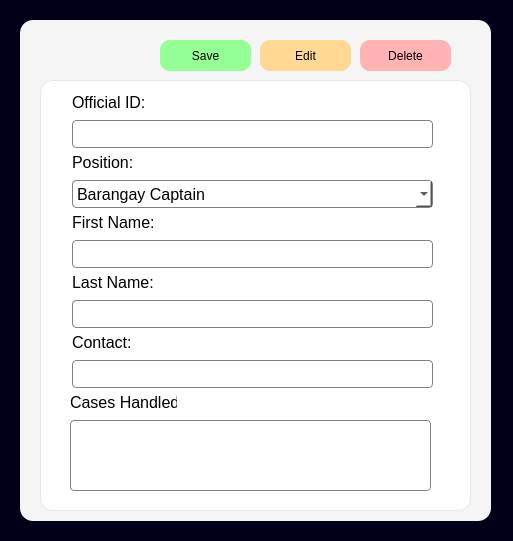
<?xml version="1.0" encoding="UTF-8"?>
<ui version="4.0">
 <class>infoOfficialDialog</class>
 <widget class="QDialog" name="infoOfficialDialog">
  <property name="geometry">
   <rect>
    <x>0</x>
    <y>0</y>
    <width>513</width>
    <height>541</height>
   </rect>
  </property>
  <property name="windowTitle">
   <string>Official Information</string>
  </property>
  <property name="styleSheet">
   <string notr="true">background-color: rgb(0, 0, 25);</string>
  </property>
  <widget class="QFrame" name="frame">
   <property name="geometry">
    <rect>
     <x>20</x>
     <y>20</y>
     <width>471</width>
     <height>501</height>
    </rect>
   </property>
   <property name="styleSheet">
    <string notr="true">background-color: rgb(245, 245, 245);
border-radius: 13px;</string>
   </property>
   <property name="frameShape">
    <enum>QFrame::StyledPanel</enum>
   </property>
   <property name="frameShadow">
    <enum>QFrame::Raised</enum>
   </property>
   <widget class="QFrame" name="frame_2">
    <property name="geometry">
     <rect>
      <x>20</x>
      <y>60</y>
      <width>431</width>
      <height>431</height>
     </rect>
    </property>
    <property name="styleSheet">
     <string notr="true">background-color: white;
border: 1px solid rgb(230, 230, 230);
border-radius: 13px;</string>
    </property>
    <property name="frameShape">
     <enum>QFrame::StyledPanel</enum>
    </property>
    <property name="frameShadow">
     <enum>QFrame::Raised</enum>
    </property>
    <widget class="QLabel" name="label_resident_id">
     <property name="geometry">
      <rect>
       <x>32</x>
       <y>10</y>
       <width>95</width>
       <height>24</height>
      </rect>
     </property>
     <property name="font">
      <font>
       <pointsize>12</pointsize>
      </font>
     </property>
     <property name="styleSheet">
      <string notr="true">border: 0px</string>
     </property>
     <property name="text">
      <string>Official ID:</string>
     </property>
    </widget>
    <widget class="QLineEdit" name="infoofficial_officialID_input">
     <property name="geometry">
      <rect>
       <x>32</x>
       <y>40</y>
       <width>361</width>
       <height>28</height>
      </rect>
     </property>
     <property name="font">
      <font>
       <pointsize>12</pointsize>
      </font>
     </property>
     <property name="styleSheet">
      <string notr="true">background-color: white;
border: 1px solid grey;
border-radius: 4px;</string>
     </property>
    </widget>
    <widget class="QLabel" name="label_first_name_2">
     <property name="geometry">
      <rect>
       <x>32</x>
       <y>130</y>
       <width>103</width>
       <height>24</height>
      </rect>
     </property>
     <property name="font">
      <font>
       <pointsize>12</pointsize>
      </font>
     </property>
     <property name="styleSheet">
      <string notr="true">border: 0px</string>
     </property>
     <property name="text">
      <string>First Name:</string>
     </property>
    </widget>
    <widget class="QLineEdit" name="infoofficial_firstname_input">
     <property name="geometry">
      <rect>
       <x>32</x>
       <y>160</y>
       <width>361</width>
       <height>28</height>
      </rect>
     </property>
     <property name="font">
      <font>
       <pointsize>12</pointsize>
      </font>
     </property>
     <property name="styleSheet">
      <string notr="true">background-color: white;
border: 1px solid grey;
border-radius: 4px;</string>
     </property>
    </widget>
    <widget class="QLabel" name="label_last_name">
     <property name="geometry">
      <rect>
       <x>32</x>
       <y>190</y>
       <width>102</width>
       <height>24</height>
      </rect>
     </property>
     <property name="font">
      <font>
       <pointsize>12</pointsize>
      </font>
     </property>
     <property name="styleSheet">
      <string notr="true">border: 0px</string>
     </property>
     <property name="text">
      <string>Last Name:</string>
     </property>
    </widget>
    <widget class="QLineEdit" name="infoofficial_lastname_input">
     <property name="geometry">
      <rect>
       <x>32</x>
       <y>220</y>
       <width>361</width>
       <height>28</height>
      </rect>
     </property>
     <property name="font">
      <font>
       <pointsize>12</pointsize>
      </font>
     </property>
     <property name="styleSheet">
      <string notr="true">background-color: white;
border: 1px solid grey;
border-radius: 4px;</string>
     </property>
    </widget>
    <widget class="QLabel" name="label_contact">
     <property name="geometry">
      <rect>
       <x>32</x>
       <y>250</y>
       <width>75</width>
       <height>24</height>
      </rect>
     </property>
     <property name="font">
      <font>
       <pointsize>12</pointsize>
      </font>
     </property>
     <property name="styleSheet">
      <string notr="true">border: 0px</string>
     </property>
     <property name="text">
      <string>Contact:</string>
     </property>
    </widget>
    <widget class="QLineEdit" name="infoofficial_contact_input">
     <property name="geometry">
      <rect>
       <x>32</x>
       <y>280</y>
       <width>361</width>
       <height>28</height>
      </rect>
     </property>
     <property name="font">
      <font>
       <pointsize>12</pointsize>
      </font>
     </property>
     <property name="styleSheet">
      <string notr="true">background-color: white;
border: 1px solid grey;
border-radius: 4px;</string>
     </property>
    </widget>
    <widget class="QComboBox" name="infoofficial_position_input">
     <property name="geometry">
      <rect>
       <x>32</x>
       <y>100</y>
       <width>361</width>
       <height>28</height>
      </rect>
     </property>
     <property name="font">
      <font>
       <pointsize>12</pointsize>
      </font>
     </property>
     <property name="styleSheet">
      <string notr="true">background-color: white;
border: 1px solid grey;
border-radius: 4px;</string>
     </property>
     <item>
      <property name="text">
       <string>Barangay Captain</string>
      </property>
     </item>
     <item>
      <property name="text">
       <string>Barangay Councilor</string>
      </property>
     </item>
     <item>
      <property name="text">
       <string>SK Offical</string>
      </property>
     </item>
     <item>
      <property name="text">
       <string>Barangay Secretary</string>
      </property>
     </item>
     <item>
      <property name="text">
       <string>Barangay Treasurer</string>
      </property>
     </item>
     <item>
      <property name="text">
       <string>Barangay Health Worker</string>
      </property>
     </item>
     <item>
      <property name="text">
       <string>Barangay Tanod</string>
      </property>
     </item>
    </widget>
    <widget class="QLabel" name="label_sex">
     <property name="geometry">
      <rect>
       <x>32</x>
       <y>70</y>
       <width>77</width>
       <height>24</height>
      </rect>
     </property>
     <property name="font">
      <font>
       <pointsize>12</pointsize>
      </font>
     </property>
     <property name="styleSheet">
      <string notr="true">border: 0px</string>
     </property>
     <property name="text">
      <string>Position:</string>
     </property>
    </widget>
    <widget class="QLabel" name="label_address_3">
     <property name="geometry">
      <rect>
       <x>30</x>
       <y>310</y>
       <width>107</width>
       <height>24</height>
      </rect>
     </property>
     <property name="font">
      <font>
       <pointsize>12</pointsize>
      </font>
     </property>
     <property name="styleSheet">
      <string notr="true">border: 0px</string>
     </property>
     <property name="text">
      <string>Cases Handled:</string>
     </property>
    </widget>
    <widget class="QTextEdit" name="infoofficial_caseshandled_input">
     <property name="geometry">
      <rect>
       <x>30</x>
       <y>340</y>
       <width>361</width>
       <height>71</height>
      </rect>
     </property>
     <property name="styleSheet">
      <string notr="true">background-color: white;
border: 1px solid grey;
border-radius: 4px;</string>
     </property>
     <property name="html">
      <string>&lt;!DOCTYPE HTML PUBLIC &quot;-//W3C//DTD HTML 4.0//EN&quot; &quot;http://www.w3.org/TR/REC-html40/strict.dtd&quot;&gt;
&lt;html&gt;&lt;head&gt;&lt;meta name=&quot;qrichtext&quot; content=&quot;1&quot; /&gt;&lt;style type=&quot;text/css&quot;&gt;
p, li { white-space: pre-wrap; }
&lt;/style&gt;&lt;/head&gt;&lt;body style=&quot; font-family:'MS Shell Dlg 2'; font-size:8.25pt; font-weight:400; font-style:normal;&quot;&gt;
&lt;p style=&quot;-qt-paragraph-type:empty; margin-top:0px; margin-bottom:0px; margin-left:0px; margin-right:0px; -qt-block-indent:0; text-indent:0px;&quot;&gt;&lt;br /&gt;&lt;/p&gt;&lt;/body&gt;&lt;/html&gt;</string>
     </property>
    </widget>
   </widget>
   <widget class="QPushButton" name="saveOffiBtn">
    <property name="geometry">
     <rect>
      <x>140</x>
      <y>20</y>
      <width>91</width>
      <height>31</height>
     </rect>
    </property>
    <property name="font">
     <font>
      <family>System</family>
      <weight>50</weight>
      <bold>false</bold>
     </font>
    </property>
    <property name="styleSheet">
     <string notr="true">background-color: rgb(148, 255, 148);
border-radius: 10px;
color: black;</string>
    </property>
    <property name="text">
     <string>Save</string>
    </property>
   </widget>
   <widget class="QPushButton" name="updOffiBtn">
    <property name="geometry">
     <rect>
      <x>240</x>
      <y>20</y>
      <width>91</width>
      <height>31</height>
     </rect>
    </property>
    <property name="font">
     <font>
      <family>System</family>
      <weight>50</weight>
      <bold>false</bold>
     </font>
    </property>
    <property name="styleSheet">
     <string notr="true">background-color: rgb(255, 217, 148);
border-radius: 10px;
color: black;</string>
    </property>
    <property name="text">
     <string>Edit</string>
    </property>
    <property name="icon">
     <iconset>
      <normaloff>:/icons/pencil.png</normaloff>:/icons/pencil.png</iconset>
    </property>
   </widget>
   <widget class="QPushButton" name="delOffiBtn">
    <property name="geometry">
     <rect>
      <x>340</x>
      <y>20</y>
      <width>91</width>
      <height>31</height>
     </rect>
    </property>
    <property name="font">
     <font>
      <family>System</family>
      <weight>50</weight>
      <bold>false</bold>
     </font>
    </property>
    <property name="styleSheet">
     <string notr="true">background-color: rgb(255, 179, 179);
border-radius: 10px;
color: black;</string>
    </property>
    <property name="text">
     <string>Delete</string>
    </property>
    <property name="icon">
     <iconset>
      <normaloff>:/icons/trash.png</normaloff>:/icons/trash.png</iconset>
    </property>
   </widget>
  </widget>
 </widget>
 <resources/>
 <connections/>
</ui>
